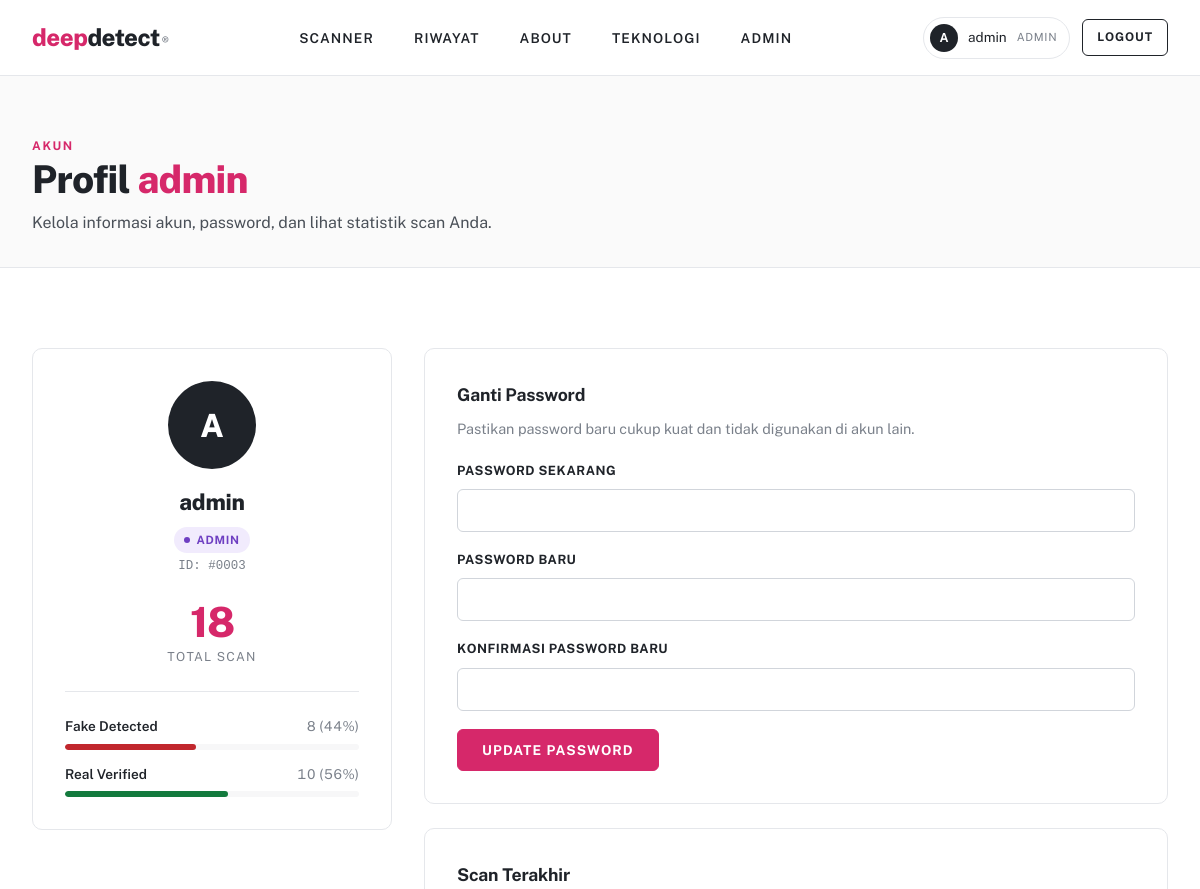
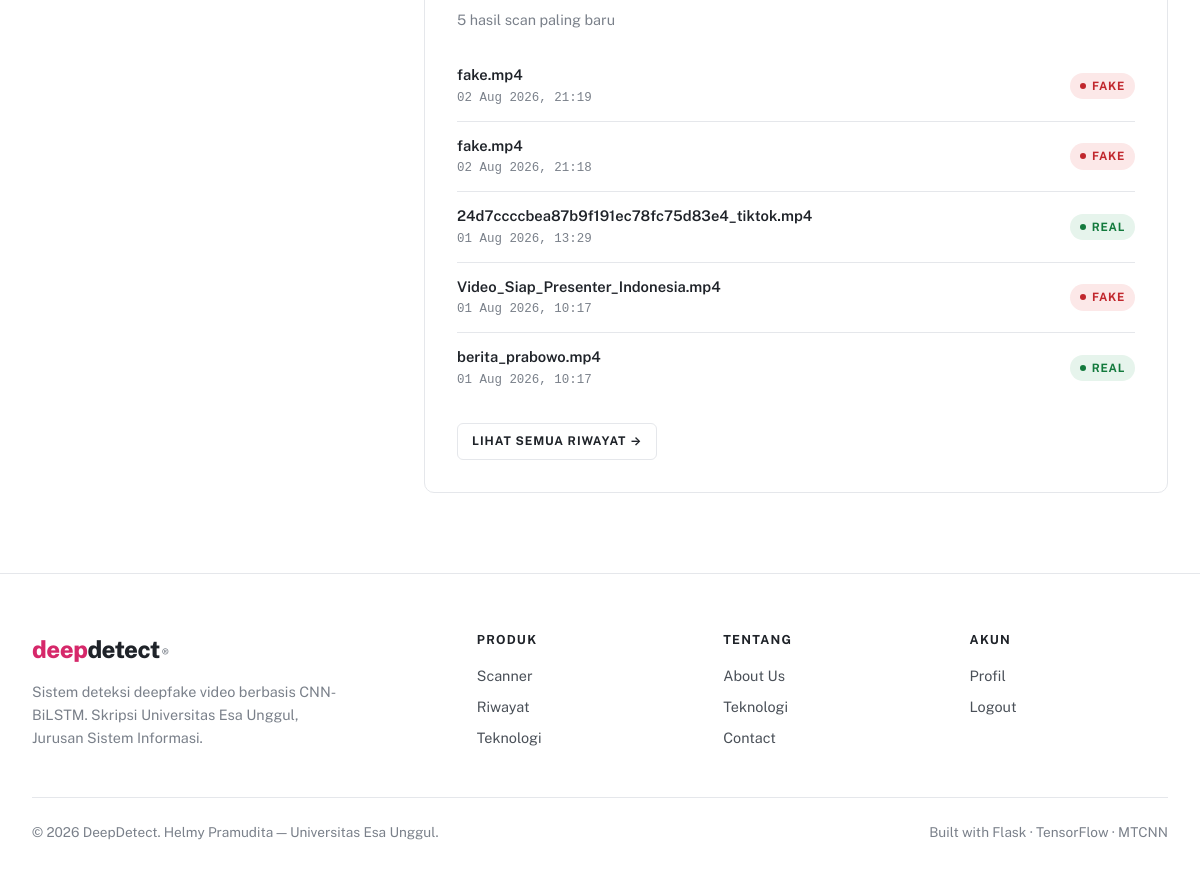
The page /profile (signed in) on the database its author committed (2 pictures, top to bottom).
### models.py (models this page shows)
class User(UserMixin, db.Model):
    id = db.Column(db.Integer, primary_key=True)
    username = db.Column(db.String(50), unique=True, nullable=False)
    password = db.Column(db.String(100), nullable=False)
    role = db.Column(db.String(20), default='user') # Pembeda antara 'admin' atau 'user'
    scans = db.relationship('ScanHistory', backref='owner', lazy=True)

class ScanHistory(db.Model):
    id = db.Column(db.Integer, primary_key=True)
    filename = db.Column(db.String(100), nullable=False)
    prediction = db.Column(db.String(20), nullable=False) # Hasil: REAL atau FAKE
    confidence = db.Column(db.Float, nullable=False)     # Skor keyakinan (%)
    status = db.Column(db.String(50))                    # HIGH/LOW CONFIDENCE
    stored_name = db.Column(db.String(150))              # Nama berkas fisik di server (arsip video)
    timestamp = db.Column(db.DateTime, default=datetime.now) # Waktu analisis
    user_id = db.Column(db.Integer, db.ForeignKey('user.id'), nullable=False)

### app.py (the view)
@app.route('/profile')
@login_required
def profile():
    scans = ScanHistory.query.filter_by(user_id=current_user.id).order_by(ScanHistory.timestamp.desc()).all()
    scan_count = len(scans)
    fake_count = sum(1 for s in scans if s.prediction == 'FAKE')
    real_count = scan_count - fake_count
    recent_scans = scans[:5]
    return render_template('profile.html',
        scan_count=scan_count,
        fake_count=fake_count,
        real_count=real_count,
        recent_scans=recent_scans
    )

### app.py (called while the page is built)
@login_manager.user_loader
def load_user(user_id):
    return User.query.get(int(user_id))

### templates/profile.html (shortened to what this page needs)
{% extends "base.html" %}
{% block content %}
<section class="page-head">
  <div class="container">
    <span class="eyebrow">Akun</span>
    <h1>Profil <span class="accent">{{ current_user.username }}</span></h1>
    <p>Kelola informasi akun, password, dan lihat statistik scan Anda.</p>
  </div>
</section>
<section class="section">
  <div class="container">
    <div class="profile-grid">
      <div>
        <div class="profile-card">
          <div class="pavatar">{{ current_user.username[0]|upper }}</div>
          <h2>{{ current_user.username }}</h2>
          <span class="badge {% if current_user.role == 'admin' %}admin{% else %}user{% endif %}">{{ current_user.role }}</span>
          <div class="uid">ID: #{{ "%04d"|format(current_user.id) }}</div>
          <div class="big-num">{{ scan_count or 0 }}</div>
          <div class="big-lbl">Total Scan</div>
          {% if scan_count and scan_count > 0 %}
          <div class="breakdown">
            {% set fake_pct = (fake_count / scan_count * 100) if scan_count > 0 else 0 %}
            {% set real_pct = (real_count / scan_count * 100) if scan_count > 0 else 0 %}
            <div class="breakdown-row fake">
              <div class="lbl-row">
                <span class="name">Fake Detected</span>
                <span class="num">{{ fake_count or 0 }} ({{ "%.0f"|format(fake_pct) }}%)</span>
              </div>
              <div class="bar"><div class="fill" style="width: {{ fake_pct }}%;"></div></div>
            </div>
            <div class="breakdown-row real">
              <div class="lbl-row">
                <span class="name">Real Verified</span>
                <span class="num">{{ real_count or 0 }} ({{ "%.0f"|format(real_pct) }}%)</span>
              </div>
              <div class="bar"><div class="fill" style="width: {{ real_pct }}%;"></div></div>
            </div>
          </div>
          {% endif %}
        </div>
      </div>
      <div>
        <div class="card" style="margin-bottom: 24px;">
          <h3>Ganti Password</h3>
          <p class="sub">Pastikan password baru cukup kuat dan tidak digunakan di akun lain.</p>
          <form method="POST" action="{{ url_for('change_password') }}">
            <div class="form-group">
              <label for="current_password">Password Sekarang</label>
              <input type="password" id="current_password" name="current_password" required autocomplete="current-password">
            </div>
            <div class="form-group">
              <label for="new_password">Password Baru</label>
              <input type="password" id="new_password" name="new_password" required autocomplete="new-password" minlength="6">
            </div>
            <div class="form-group">
              <label for="confirm_password">Konfirmasi Password Baru</label>
              <input type="password" id="confirm_password" name="confirm_password" required autocomplete="new-password" minlength="6">
            </div>
            <button type="submit" class="btn btn-primary">Update Password</button>
          </form>
        </div>
        <div class="card">
          <h3>Scan Terakhir</h3>
          <p class="sub">5 hasil scan paling baru</p>
          {% if recent_scans and recent_scans|length > 0 %}
            <div class="meta-rows">
              {% for scan in recent_scans %}
                {% set is_fake = scan.prediction == 'FAKE' %}
                <div class="meta-row">
                  <div>
                    <div style="font-weight:600;font-size:0.92rem;">{{ scan.filename }}</div>
                    <div class="mono" style="font-size:0.78rem;color:var(--ink-mute);margin-top:2px;">
                      {{ scan.timestamp.strftime('%d %b %Y, %H:%M') if scan.timestamp else '' }}
                    </div>
                  </div>
                  <span class="badge {% if is_fake %}fake{% else %}real{% endif %}">{{ scan.prediction }}</span>
                </div>
              {% endfor %}
            </div>
            <div style="margin-top: 20px;">
              <a href="{{ url_for('history') }}" class="btn btn-ghost btn-sm">Lihat Semua Riwayat →</a>
            </div>
          {% else %}
            <p class="muted" style="margin: 20px 0;">Belum ada scan. <a href="{{ url_for('home') }}#scanner" style="color:var(--accent);font-weight:600;">Mulai scan pertama →</a></p>
          {% endif %}
        </div>
      </div>
    </div>
  </div>
</section>
{% endblock %}

### templates/base.html (shortened to what this page needs)
<!DOCTYPE html>
<html lang="id">
<head>
  <link rel="stylesheet" href="{{ url_for('static', filename='css/style.css') }}">
</head>
<body>
  <nav class="nav">
    <div class="nav-inner">
      <a href="{{ url_for('home') }}" class="brand">
        <span class="brand-mark">deep</span><span>detect</span><sup>®</sup>
      </a>
      <ul class="nav-menu" id="navMenu">
        <li><a href="{{ url_for('home') }}#scanner" class="{% if request.endpoint == 'home' %}active{% endif %}">Scanner</a></li>
        {% if current_user.is_authenticated %}
        <li><a href="{{ url_for('history') }}" class="{% if request.endpoint == 'history' %}active{% endif %}">Riwayat</a></li>
        {% endif %}
        <li><a href="{{ url_for('home') }}#about">About</a></li>
        <li><a href="{{ url_for('home') }}#tech">Teknologi</a></li>
        {% if current_user.is_authenticated and current_user.role == 'admin' %}
        <li><a href="{{ url_for('admin_dashboard') }}" class="{% if 'admin' in (request.endpoint or '') %}active{% endif %}">Admin</a></li>
        {% endif %}
      </ul>
      <div class="nav-actions">
        {% if current_user.is_authenticated %}
          <a href="{{ url_for('profile') }}" class="user-pill">
            <span class="avatar-mini">{{ current_user.username[0]|upper }}</span>
            <span class="uname">{{ current_user.username }}</span>
            <span class="role-tag">{{ current_user.role }}</span>
          </a>
          <a href="{{ url_for('logout') }}" class="btn btn-outline btn-sm">Logout</a>
        {% else %}
          <a href="{{ url_for('login') }}" class="btn btn-ghost btn-sm">Masuk</a>
          <a href="{{ url_for('register') }}" class="btn btn-outline btn-sm">Daftar</a>
        {% endif %}
      </div>
    </div>
  </nav>
  <main>
    {% block content %}{% endblock %}
  </main>
  <footer class="footer">
    <div class="container">
      <div class="footer-grid">
        <div class="footer-brand">
          <a href="{{ url_for('home') }}" class="brand">
            <span class="brand-mark">deep</span><span>detect</span><sup>®</sup>
          </a>
          <p>Sistem deteksi deepfake video berbasis CNN-BiLSTM. Skripsi Universitas Esa Unggul, Jurusan Sistem Informasi.</p>
        </div>
        <div class="footer-col">
          <h5>Produk</h5>
          <a href="{{ url_for('home') }}#scanner">Scanner</a>
          {% if current_user.is_authenticated %}<a href="{{ url_for('history') }}">Riwayat</a>{% endif %}
          <a href="{{ url_for('home') }}#tech">Teknologi</a>
        </div>
        <div class="footer-col">
          <h5>Tentang</h5>
          <a href="{{ url_for('home') }}#about">About Us</a>
          <a href="{{ url_for('home') }}#tech">Teknologi</a>
          <a href="#contact">Contact</a>
        </div>
        <div class="footer-col">
          <h5>Akun</h5>
          {% if current_user.is_authenticated %}
            <a href="{{ url_for('profile') }}">Profil</a>
            <a href="{{ url_for('logout') }}">Logout</a>
          {% else %}
            <a href="{{ url_for('login') }}">Masuk</a>
            <a href="{{ url_for('register') }}">Daftar</a>
          {% endif %}
        </div>
      </div>
      <div class="footer-bottom">
        <span>© {{ 2026 }} DeepDetect. Helmy Pramudita — Universitas Esa Unggul.</span>
        <span>Built with Flask · TensorFlow · MTCNN</span>
      </div>
    </div>
  </footer>
</body>
</html>

### rows shown on the page
User: username "A", username "admin", role "ADMIN", id "0003"
ScanHistory: filename "fake.mp4", timestamp "02 Aug 2026, 21:19", prediction "FAKE"
ScanHistory: filename "fake.mp4", timestamp "02 Aug 2026, 21:18", prediction "FAKE"
ScanHistory: filename "24d7ccccbea87b9f191ec78fc75d83e4_tiktok.mp4", timestamp "01 Aug 2026, 13:29", prediction "REAL"
ScanHistory: filename "Video_Siap_Presenter_Indonesia.mp4", timestamp "01 Aug 2026, 10:17", prediction "FAKE"
ScanHistory: filename "berita_prabowo.mp4", timestamp "01 Aug 2026, 10:17", prediction "REAL"

### other values the page prints
{{ scan_count or 0 }} "18"
{{ fake_count or 0 }} "8"
{{ "%.0f"|format(fake_pct) }} "44"
{{ real_count or 0 }} "10"
{{ "%.0f"|format(real_pct) }} "56"
{{ 2026 }} "2026"
